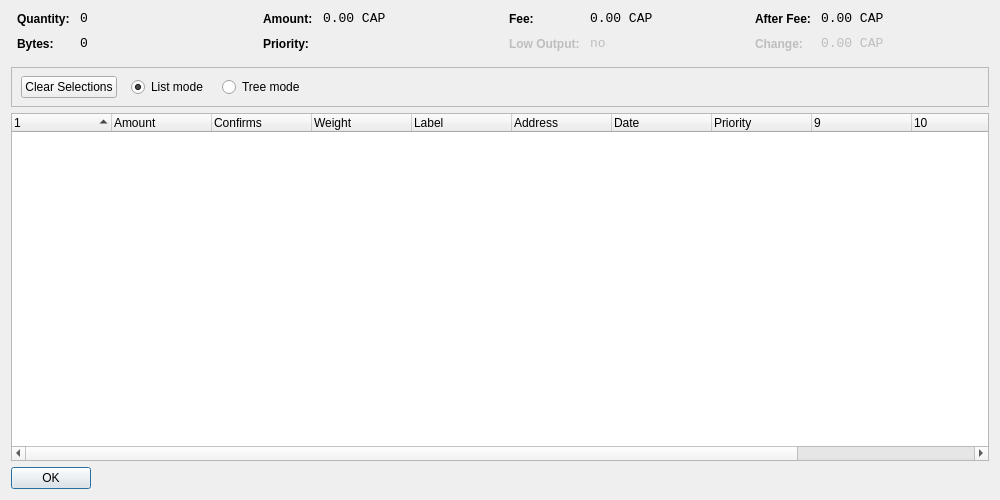
<?xml version="1.0" encoding="UTF-8"?>
<ui version="4.0">
 <class>CoinControlDialog</class>
 <widget class="QDialog" name="CoinControlDialog">
  <property name="geometry">
   <rect>
    <x>0</x>
    <y>0</y>
    <width>1000</width>
    <height>500</height>
   </rect>
  </property>
  <property name="font">
   <font>
    <family>Ubuntu</family>
   </font>
  </property>
  <property name="windowTitle">
   <string>Coin Control</string>
  </property>
  <property name="autoFillBackground">
   <bool>false</bool>
  </property>
  <layout class="QVBoxLayout" name="verticalLayout">
   <item>
    <layout class="QHBoxLayout" name="horizontalLayoutTop" stretch="0,0,0,0">
     <property name="topMargin">
      <number>0</number>
     </property>
     <property name="bottomMargin">
      <number>10</number>
     </property>
     <item>
      <layout class="QFormLayout" name="formLayoutCoinControl1">
       <property name="horizontalSpacing">
        <number>10</number>
       </property>
       <property name="verticalSpacing">
        <number>10</number>
       </property>
       <property name="leftMargin">
        <number>6</number>
       </property>
       <property name="rightMargin">
        <number>6</number>
       </property>
       <item row="0" column="0">
        <widget class="QLabel" name="labelCoinControlQuantityText">
         <property name="styleSheet">
          <string notr="true">font-weight:bold;</string>
         </property>
         <property name="text">
          <string>Quantity:</string>
         </property>
        </widget>
       </item>
       <item row="0" column="1">
        <widget class="QLabel" name="labelCoinControlQuantity">
         <property name="font">
          <font>
           <family>Monospace</family>
           <pointsize>10</pointsize>
          </font>
         </property>
         <property name="cursor">
          <cursorShape>IBeamCursor</cursorShape>
         </property>
         <property name="contextMenuPolicy">
          <enum>Qt::ActionsContextMenu</enum>
         </property>
         <property name="text">
          <string>0</string>
         </property>
         <property name="textInteractionFlags">
          <set>Qt::LinksAccessibleByMouse|Qt::TextSelectableByKeyboard|Qt::TextSelectableByMouse</set>
         </property>
        </widget>
       </item>
       <item row="1" column="0">
        <widget class="QLabel" name="labelCoinControlBytesText">
         <property name="styleSheet">
          <string notr="true">font-weight:bold;</string>
         </property>
         <property name="text">
          <string>Bytes:</string>
         </property>
        </widget>
       </item>
       <item row="1" column="1">
        <widget class="QLabel" name="labelCoinControlBytes">
         <property name="font">
          <font>
           <family>Monospace</family>
           <pointsize>10</pointsize>
          </font>
         </property>
         <property name="cursor">
          <cursorShape>IBeamCursor</cursorShape>
         </property>
         <property name="contextMenuPolicy">
          <enum>Qt::ActionsContextMenu</enum>
         </property>
         <property name="text">
          <string>0</string>
         </property>
         <property name="textInteractionFlags">
          <set>Qt::LinksAccessibleByMouse|Qt::TextSelectableByKeyboard|Qt::TextSelectableByMouse</set>
         </property>
        </widget>
       </item>
      </layout>
     </item>
     <item>
      <layout class="QFormLayout" name="formLayoutCoinControl2">
       <property name="horizontalSpacing">
        <number>10</number>
       </property>
       <property name="verticalSpacing">
        <number>10</number>
       </property>
       <property name="leftMargin">
        <number>6</number>
       </property>
       <property name="rightMargin">
        <number>6</number>
       </property>
       <item row="0" column="0">
        <widget class="QLabel" name="labelCoinControlAmountText">
         <property name="styleSheet">
          <string notr="true">font-weight:bold;</string>
         </property>
         <property name="text">
          <string>Amount:</string>
         </property>
        </widget>
       </item>
       <item row="0" column="1">
        <widget class="QLabel" name="labelCoinControlAmount">
         <property name="font">
          <font>
           <family>Monospace</family>
           <pointsize>10</pointsize>
          </font>
         </property>
         <property name="cursor">
          <cursorShape>IBeamCursor</cursorShape>
         </property>
         <property name="contextMenuPolicy">
          <enum>Qt::ActionsContextMenu</enum>
         </property>
         <property name="text">
          <string>0.00 CAP</string>
         </property>
         <property name="textInteractionFlags">
          <set>Qt::LinksAccessibleByMouse|Qt::TextSelectableByKeyboard|Qt::TextSelectableByMouse</set>
         </property>
        </widget>
       </item>
       <item row="1" column="0">
        <widget class="QLabel" name="labelCoinControlPriorityText">
         <property name="styleSheet">
          <string notr="true">font-weight:bold;</string>
         </property>
         <property name="text">
          <string>Priority:</string>
         </property>
        </widget>
       </item>
       <item row="1" column="1">
        <widget class="QLabel" name="labelCoinControlPriority">
         <property name="font">
          <font>
           <family>Monospace</family>
           <pointsize>10</pointsize>
          </font>
         </property>
         <property name="cursor">
          <cursorShape>IBeamCursor</cursorShape>
         </property>
         <property name="contextMenuPolicy">
          <enum>Qt::ActionsContextMenu</enum>
         </property>
         <property name="text">
          <string/>
         </property>
         <property name="textInteractionFlags">
          <set>Qt::LinksAccessibleByMouse|Qt::TextSelectableByKeyboard|Qt::TextSelectableByMouse</set>
         </property>
        </widget>
       </item>
      </layout>
     </item>
     <item>
      <layout class="QFormLayout" name="formLayoutCoinControl3">
       <property name="horizontalSpacing">
        <number>10</number>
       </property>
       <property name="verticalSpacing">
        <number>10</number>
       </property>
       <property name="leftMargin">
        <number>6</number>
       </property>
       <property name="rightMargin">
        <number>6</number>
       </property>
       <item row="0" column="0">
        <widget class="QLabel" name="labelCoinControlFeeText">
         <property name="styleSheet">
          <string notr="true">font-weight:bold;</string>
         </property>
         <property name="text">
          <string>Fee:</string>
         </property>
        </widget>
       </item>
       <item row="0" column="1">
        <widget class="QLabel" name="labelCoinControlFee">
         <property name="font">
          <font>
           <family>Monospace</family>
           <pointsize>10</pointsize>
          </font>
         </property>
         <property name="cursor">
          <cursorShape>IBeamCursor</cursorShape>
         </property>
         <property name="contextMenuPolicy">
          <enum>Qt::ActionsContextMenu</enum>
         </property>
         <property name="text">
          <string>0.00 CAP</string>
         </property>
         <property name="textInteractionFlags">
          <set>Qt::LinksAccessibleByMouse|Qt::TextSelectableByKeyboard|Qt::TextSelectableByMouse</set>
         </property>
        </widget>
       </item>
       <item row="1" column="0">
        <widget class="QLabel" name="labelCoinControlLowOutputText">
         <property name="enabled">
          <bool>false</bool>
         </property>
         <property name="styleSheet">
          <string notr="true">font-weight:bold;</string>
         </property>
         <property name="text">
          <string>Low Output:</string>
         </property>
        </widget>
       </item>
       <item row="1" column="1">
        <widget class="QLabel" name="labelCoinControlLowOutput">
         <property name="enabled">
          <bool>false</bool>
         </property>
         <property name="font">
          <font>
           <family>Monospace</family>
           <pointsize>10</pointsize>
          </font>
         </property>
         <property name="cursor">
          <cursorShape>IBeamCursor</cursorShape>
         </property>
         <property name="contextMenuPolicy">
          <enum>Qt::ActionsContextMenu</enum>
         </property>
         <property name="text">
          <string>no</string>
         </property>
         <property name="textInteractionFlags">
          <set>Qt::LinksAccessibleByMouse|Qt::TextSelectableByKeyboard|Qt::TextSelectableByMouse</set>
         </property>
        </widget>
       </item>
      </layout>
     </item>
     <item>
      <layout class="QFormLayout" name="formLayoutCoinControl4">
       <property name="horizontalSpacing">
        <number>10</number>
       </property>
       <property name="verticalSpacing">
        <number>10</number>
       </property>
       <property name="leftMargin">
        <number>6</number>
       </property>
       <property name="rightMargin">
        <number>6</number>
       </property>
       <item row="0" column="0">
        <widget class="QLabel" name="labelCoinControlAfterFeeText">
         <property name="styleSheet">
          <string notr="true">font-weight:bold;</string>
         </property>
         <property name="text">
          <string>After Fee:</string>
         </property>
        </widget>
       </item>
       <item row="0" column="1">
        <widget class="QLabel" name="labelCoinControlAfterFee">
         <property name="font">
          <font>
           <family>Monospace</family>
           <pointsize>10</pointsize>
          </font>
         </property>
         <property name="cursor">
          <cursorShape>IBeamCursor</cursorShape>
         </property>
         <property name="contextMenuPolicy">
          <enum>Qt::ActionsContextMenu</enum>
         </property>
         <property name="text">
          <string>0.00 CAP</string>
         </property>
         <property name="textInteractionFlags">
          <set>Qt::LinksAccessibleByMouse|Qt::TextSelectableByKeyboard|Qt::TextSelectableByMouse</set>
         </property>
        </widget>
       </item>
       <item row="1" column="0">
        <widget class="QLabel" name="labelCoinControlChangeText">
         <property name="enabled">
          <bool>false</bool>
         </property>
         <property name="styleSheet">
          <string notr="true">font-weight:bold;</string>
         </property>
         <property name="text">
          <string>Change:</string>
         </property>
        </widget>
       </item>
       <item row="1" column="1">
        <widget class="QLabel" name="labelCoinControlChange">
         <property name="enabled">
          <bool>false</bool>
         </property>
         <property name="font">
          <font>
           <family>Monospace</family>
           <pointsize>10</pointsize>
          </font>
         </property>
         <property name="cursor">
          <cursorShape>IBeamCursor</cursorShape>
         </property>
         <property name="contextMenuPolicy">
          <enum>Qt::ActionsContextMenu</enum>
         </property>
         <property name="text">
          <string>0.00 CAP</string>
         </property>
         <property name="textInteractionFlags">
          <set>Qt::LinksAccessibleByMouse|Qt::TextSelectableByKeyboard|Qt::TextSelectableByMouse</set>
         </property>
        </widget>
       </item>
      </layout>
     </item>
    </layout>
   </item>
   <item>
    <widget class="QFrame" name="frame">
     <property name="minimumSize">
      <size>
       <width>0</width>
       <height>40</height>
      </size>
     </property>
     <property name="frameShape">
      <enum>QFrame::StyledPanel</enum>
     </property>
     <property name="frameShadow">
      <enum>QFrame::Sunken</enum>
     </property>
     <widget class="QWidget" name="horizontalLayoutWidget">
      <property name="geometry">
       <rect>
        <x>10</x>
        <y>0</y>
        <width>781</width>
        <height>41</height>
       </rect>
      </property>
      <layout class="QHBoxLayout" name="horizontalLayoutPanel" stretch="0,0,0,0">
       <property name="spacing">
        <number>14</number>
       </property>
       <item>
        <widget class="QPushButton" name="pushButtonSelectAll">
         <property name="sizePolicy">
          <sizepolicy hsizetype="Maximum" vsizetype="Fixed">
           <horstretch>0</horstretch>
           <verstretch>0</verstretch>
          </sizepolicy>
         </property>
         <property name="text">
          <string>Clear Selections</string>
         </property>
        </widget>
       </item>
       <item>
        <widget class="QRadioButton" name="radioListMode">
         <property name="sizePolicy">
          <sizepolicy hsizetype="Maximum" vsizetype="Fixed">
           <horstretch>0</horstretch>
           <verstretch>0</verstretch>
          </sizepolicy>
         </property>
         <property name="text">
          <string>List mode</string>
         </property>
         <property name="checked">
          <bool>true</bool>
         </property>
        </widget>
       </item>
       <item>
        <widget class="QRadioButton" name="radioTreeMode">
         <property name="sizePolicy">
          <sizepolicy hsizetype="Maximum" vsizetype="Fixed">
           <horstretch>0</horstretch>
           <verstretch>0</verstretch>
          </sizepolicy>
         </property>
         <property name="text">
          <string>Tree mode</string>
         </property>
        </widget>
       </item>
       <item>
        <spacer name="horizontalSpacer">
         <property name="orientation">
          <enum>Qt::Horizontal</enum>
         </property>
         <property name="sizeHint" stdset="0">
          <size>
           <width>40</width>
           <height>20</height>
          </size>
         </property>
        </spacer>
       </item>
      </layout>
     </widget>
    </widget>
   </item>
   <item>
    <widget class="CoinControlTreeWidget" name="treeWidget">
     <property name="contextMenuPolicy">
      <enum>Qt::CustomContextMenu</enum>
     </property>
     <property name="sortingEnabled">
      <bool>false</bool>
     </property>
     <property name="columnCount">
      <number>12</number>
     </property>
     <attribute name="headerShowSortIndicator" stdset="0">
      <bool>true</bool>
     </attribute>
     <attribute name="headerStretchLastSection">
      <bool>false</bool>
     </attribute>
     <column>
      <property name="text">
       <string/>
      </property>
     </column>
     <column>
      <property name="text">
       <string>Amount</string>
      </property>
     </column>
     <column>
      <property name="text">
       <string>Confirms</string>
      </property>
      <property name="toolTip">
       <string>Confirmed</string>
      </property>
     </column>
     <column>
      <property name="text">
       <string>Weight</string>
      </property>
     </column>
     <column>
      <property name="text">
       <string notr="true">Label</string>
      </property>
     </column>
     <column>
      <property name="text">
       <string>Address</string>
      </property>
     </column>
     <column>
      <property name="text">
       <string>Date</string>
      </property>
     </column>
     <column>
      <property name="text">
       <string>Priority</string>
      </property>
     </column>
     <column>
      <property name="text">
       <string/>
      </property>
     </column>
     <column>
      <property name="text">
       <string/>
      </property>
     </column>
     <column>
      <property name="text">
       <string/>
      </property>
     </column>
     <column>
      <property name="text">
       <string/>
      </property>
     </column>
    </widget>
   </item>
   <item>
    <widget class="QDialogButtonBox" name="buttonBox">
     <property name="sizePolicy">
      <sizepolicy hsizetype="Maximum" vsizetype="Fixed">
       <horstretch>0</horstretch>
       <verstretch>0</verstretch>
      </sizepolicy>
     </property>
     <property name="orientation">
      <enum>Qt::Horizontal</enum>
     </property>
     <property name="standardButtons">
      <set>QDialogButtonBox::Ok</set>
     </property>
    </widget>
   </item>
  </layout>
 </widget>
 <customwidgets>
  <customwidget>
   <class>CoinControlTreeWidget</class>
   <extends>QTreeWidget</extends>
   <header>coincontroltreewidget.h</header>
  </customwidget>
 </customwidgets>
 <resources>
  <include location="../bitcoin.qrc"/>
 </resources>
 <connections/>
</ui>
